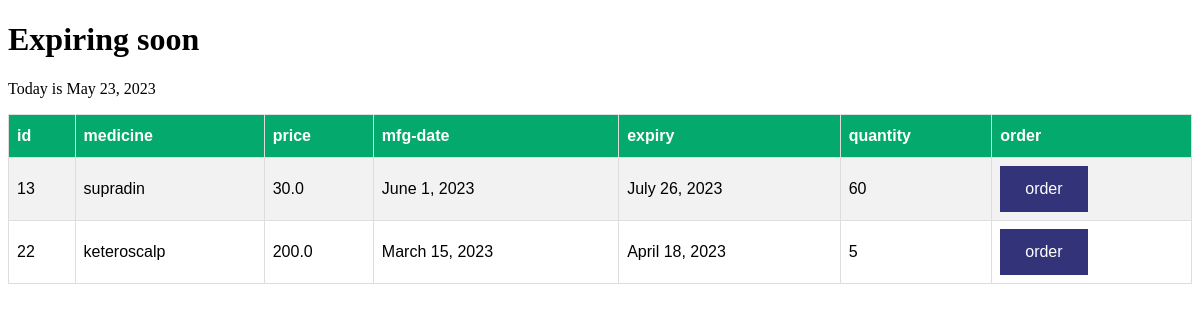
The app's page /exp_60 with its own data.
### aap/models.py (models this page shows, shortened)
class products(models.Model):
    id = models.AutoField(primary_key=True)
    medicine =models.CharField(max_length=200,null=True)
    price =models.FloatField(max_length=20,null=True)
    manufacture_date= models.DateField(null=True)
    expiry=models.DateField(null=True)
    quantity = models.IntegerField(default=0,null=True)

### aap/views.py (the view)
# urls.py: path("exp_60",views.exp_60,name="exp_60"),
def exp_60(request):
    expiring_products = []
    today = timezone.now().date()
    for product in products.objects.all():
        delta = product.expiry - product.manufacture_date
        if delta <= timezone.timedelta(days=60) and delta >= timezone.timedelta(days=30):
            expiring_products.append(product)
    context = {
        'expiring_products': expiring_products,
        'today': today
    }
    return render(request, 'exp_60.html', context)

### templates/exp_60.html (shortened to what this page needs)
<!DOCTYPE html>
<html lang="en">
<head>
        </head>
</head>
<body>
    <h1>Expiring soon</h1>
    <p>Today is {{ today }}</p>
    <form action="tim" method="POST">
        <table id = "customers">
               <tr>
                 <th>id</th>
                 <th>medicine</th>
                 <th>price</th>
                 <th>mfg-date</th>
                 <th>expiry</th>
                 <th>quantity</th>
                 <th>order</th>
               </tr>
         {%  for i in expiring_products %}
                 <tr>
                 <td>{{i.id}}</td>
                 <td>{{i.medicine}}</td>
                 <td>{{i.price}}</td>
                 <td>{{i.manufacture_date}}
                 <td>{{i.expiry}}</td>
                 <td>{{i.quantity}}</td>
                 <td><a href="#">order</a></td>
                 </tr>
        {%endfor%}
    </form>
</body>
</html>

### templates/exp_60.html (style rules this page uses)
#customers { font-family: Arial, Helvetica, sans-serif; border-collapse: collapse; width: 100%; }
#customers td, #customers th { border: 1px solid #ddd; padding: 8px; }
#customers tr:nth-child(even) { background-color: #f2f2f2; }
#customers th { padding-top: 12px; padding-bottom: 12px; text-align: left; background-color: #04AA6D; color: white; }
a:link, a:visited { background-color: rgb(51, 51, 122); color: white; padding: 14px 25px; text-align: center; text-decoration: none; display: inline-block; }

### records on screen
products: id "13", medicine "supradin", price "30.0", manufacture_date "June 1, 2023", expiry "July 26, 2023", quantity "60"
products: id "22", medicine "keteroscalp", price "200.0", manufacture_date "March 15, 2023", expiry "April 18, 2023", quantity "5"
